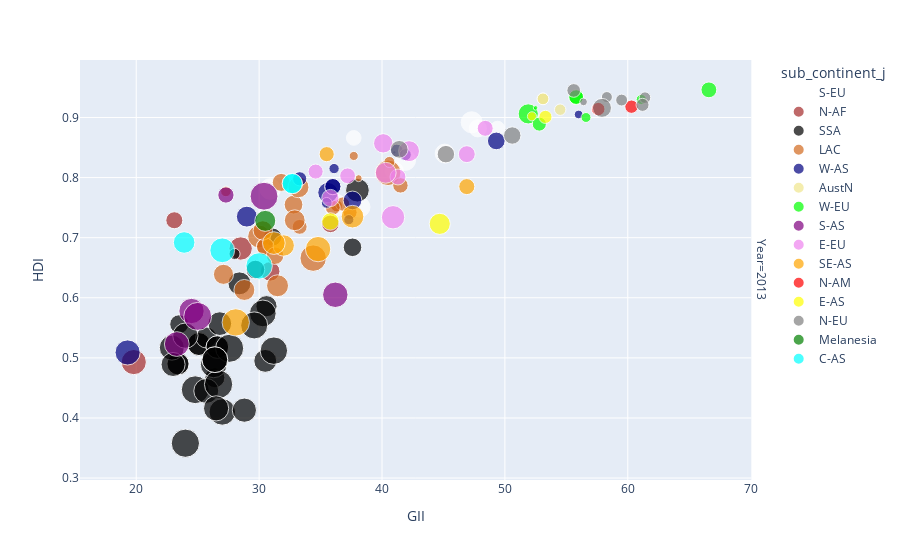
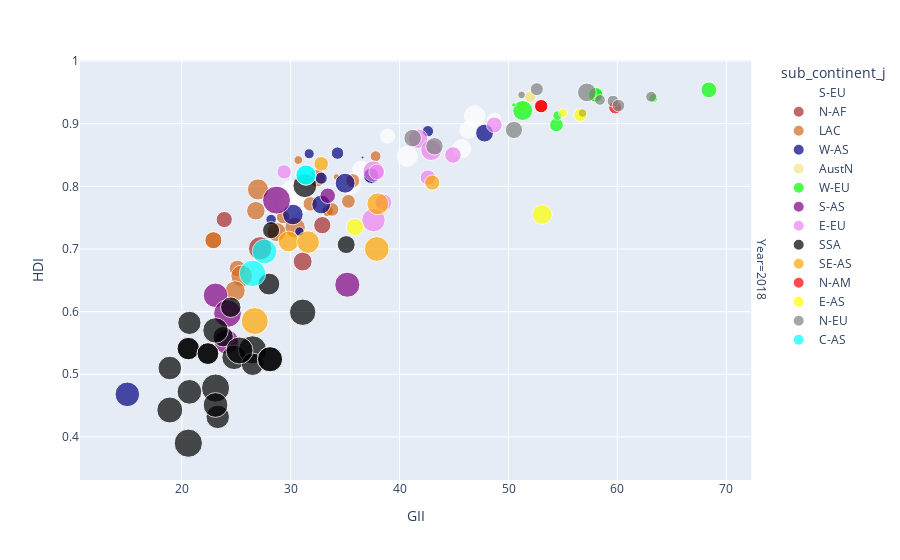

Notebook code for these charts, in order:
### Code cell
MERGED3[(MERGED3["Global Innovation Index"].isnull())& (MERGED3["Year"]==2013)]["Country or Area_x"].unique()
fig1 = px.scatter(MERGED3[~(MERGED3["Global Innovation Index"].isnull()) & (MERGED3["Year"]==2013)], x="Global Innovation Index", 
                 y="shdi", 
                 color="sub_continent_j", facet_row="Year",hover_name="Country Code_x",size="RURALPOP",
                 labels={"Global Innovation Index":"GII","shdi":"HDI"},
                 color_discrete_map=colormap1)
fig1.write_html("G:\SUBMISSIONNNNNN\GRAPHS AND PICTURES\GII2013.html")
fig2 = px.scatter(MERGED3[~(MERGED3["Global Innovation Index"].isnull()) & (MERGED3["Year"]==2018)], x="Global Innovation Index", 
                 y="shdi", 
                 color="sub_continent_j", facet_row="Year",hover_name="Country Code_x",size="RURALPOP",
                 labels={"Global Innovation Index":"GII","shdi":"HDI"},
                 color_discrete_map=colormap1)
#fig2.write_html("G:\SUBMISSIONNNNNN\GRAPHS AND PICTURES\GII2018.html")
fig1.show()
fig2.show()

### Figure 1 — Plotly figure (JSON) as saved in the notebook; plotly's stock layout.template omitted (floating-point values rounded to 4 significant figures)
{"data": [{"hovertemplate": "<b>%{hovertext}</b><br><br>sub_continent_j=S-EU<br>Year=2013<br>GII=%{x}<br>HDI=%{y}<br>RURALPOP=%{marker.size}<extra></extra>", "hovertext": ["ALB", "BIH", "HRV", "GRC", "ITA", "MLT", "MNE", "PRT", "MKD", "SRB", "SVN", "ESP"], "legendgroup": "S-EU", "marker": {"color": "white", "size": [44.61, 53.48, 44.29, 22.64, 31.02, 5.721, 34.86, 37.65, 42.81, 44.53, 46.67, 20.87], "sizemode": "area", "sizeref": 0.2101, "symbol": "circle"}, "mode": "markers", "name": "S-EU", "orientation": "v", "showlegend": true, "type": "scatter", "x": [30.9, 36.2, 41.9, 37.7, 47.8, 51.8, 41, 45.1, 38.2, 37.9, 47.3, 49.4], "xaxis": "x", "y": [0.781, 0.754, 0.829, 0.866, 0.882, null, 0.811, 0.84, 0.751, 0.778, 0.892, 0.882], "yaxis": "y"}, {"hovertemplate": "<b>%{hovertext}</b><br><br>sub_continent_j=N-AF<br>Year=2013<br>GII=%{x}<br>HDI=%{y}<br>RURALPOP=%{marker.size}<extra></extra>", "hovertext": ["DZA", "EGY", "MAR", "SDN", "TUN"], "legendgroup": "N-AF", "marker": {"color": "brown", "size": [30.42, 57.11, 40.3, 66.49, 32.5], "sizemode": "area", "sizeref": 0.2101, "symbol": "circle"}, "mode": "markers", "name": "N-AF", "orientation": "v", "showlegend": true, "type": "scatter", "x": [23.1, 28.5, 30.9, 19.8, 35.8], "xaxis": "x", "y": [0.729, 0.682, 0.644, 0.493, 0.723], "yaxis": "y"}, {"hovertemplate": "<b>%{hovertext}</b><br><br>sub_continent_j=SSA<br>Year=2013<br>GII=%{x}<br>HDI=%{y}<br>RURALPOP=%{marker.size}<extra></extra>", "hovertext": ["AGO", "BEN", "BEN", "BWA", "BFA", "CPV", "CMR", "CIV", "CIV", "ETH", "GAB", "GMB", "GHA", "GIN", "KEN", "SWZ", "LSO", "MDG", "MWI", "MLI", "MUS", "MOZ", "NAM", "NER", "NGA", "NGA", "RWA", "SEN", "ZAF", "TGO", "UGA", "TZA", "TZA", "ZMB", "ZWE"], "legendgroup": "SSA", "marker": {"color": "black", "size": [38.0, 55.36, 55.36, 34.43, 73.65, 36.68, 46.63, 51.41, 51.41, 81.42, 12.84, 42.18, 47.25, 65.45, 75.21, 77.0, 73.9, 66.12, 84.03, 61.6, 58.78, 66.64, 55.24, 83.79, 53.88, 53.88, 83.05, 54.98, 36.21, 60.94, 79.04, 69.8, 69.8, 59.13, 67.35], "sizemode": "area", "sizeref": 0.2101, "symbol": "circle"}, "mode": "markers", "name": "SSA", "orientation": "v", "showlegend": true, "type": "scatter", "x": [23.5, 25.1, 25.1, 31.1, 27, 29.7, 25.7, 23.4, 23.4, 24.8, 28, 26.4, 30.6, 25.7, 30.3, 29.6, 26.3, 22.9, 26.7, 28.8, 38, 26.5, 28.4, 24, 26.6, 26.6, 27.6, 30.5, 37.6, 23, 31.2, 26.4, 26.4, 26.8, 24], "xaxis": "x", "y": [0.556, 0.523, 0.523, 0.701, 0.41, 0.647, 0.534, 0.49, 0.49, 0.447, 0.673, 0.467, 0.586, 0.445, 0.574, 0.554, 0.489, 0.517, 0.456, 0.413, 0.779, 0.416, 0.624, 0.358, 0.518, 0.518, 0.516, 0.495, 0.684, 0.489, 0.512, 0.497, 0.497, 0.557, 0.537], "yaxis": "y"}, {"hovertemplate": "<b>%{hovertext}</b><br><br>sub_continent_j=LAC<br>Year=2013<br>GII=%{x}<br>HDI=%{y}<br>RURALPOP=%{marker.size}<extra></extra>", "hovertext": ["ARG", "BRB", "BLZ", "BOL", "BOL", "BRA", "BRA", "CHL", "COL", "CRI", "DOM", "ECU", "SLV", "GTM", "GUY", "HND", "JAM", "MEX", "NIC", "PAN", "PRY", "PER", "TTO", "URY", "VEN"], "legendgroup": "LAC", "marker": {"color": "chocolate", "size": [8.751, 68.57, 54.72, 32.3, 32.3, 14.79, 14.79, 12.75, 20.94, 25.03, 23.25, 36.88, 31.96, 50.69, 73.6, 46.14, 45.65, 21.3, 42.49, 33.95, 39.8, 23.01, 46.47, 5.157, 11.87], "sizemode": "area", "sizeref": 0.2101, "symbol": "circle"}, "mode": "markers", "name": "LAC", "orientation": "v", "showlegend": true, "type": "scatter", "x": [37.7, 40.5, 30, 30.5, 30.5, 36.3, 36.3, 40.6, 37.4, 41.5, 33.3, 32.8, 31.3, 31.5, 34.4, 28.8, 32.9, 36.8, 27.1, 31.8, 30.3, 36, 33.2, 38.1, 27.3], "xaxis": "x", "y": [0.836, 0.808, 0.702, 0.685, 0.685, 0.753, 0.753, 0.826, 0.742, 0.787, 0.718, 0.755, 0.67, 0.62, 0.666, 0.613, 0.729, 0.756, 0.639, 0.792, 0.712, 0.75, 0.784, 0.799, 0.777], "yaxis": "y"}, {"hovertemplate": "<b>%{hovertext}</b><br><br>sub_continent_j=W-AS<br>Year=2013<br>GII=%{x}<br>HDI=%{y}<br>RURALPOP=%{marker.size}<extra></extra>", "hovertext": ["ARM", "AZE", "BHR", "CYP", "GEO", "ISR", "JOR", "KWT", "LBN", "OMN", "QAT", "SAU", "SYR", "TUR", "TUR", "ARE", "YEM"], "legendgroup": "W-AS", "marker": {"color": "navy", "size": [36.84, 45.85, 11.17, 32.86, 43.31, 7.969, 10.88, 0, 12.21, 21.12, 1.215, 17.26, 47.47, 27.47, 27.47, 14.93, 66.44], "sizemode": "area", "sizeref": 0.2101, "symbol": "circle"}, "mode": "markers", "name": "W-AS", "orientation": "v", "showlegend": true, "type": "scatter", "x": [37.6, 29, 36.1, 49.3, 35.6, 56, 37.3, 40, 35.5, 33.3, 41, 41.2, 23.7, 36, 36, 41.9, 19.3], "xaxis": "x", "y": [0.762, 0.735, 0.815, 0.861, 0.775, 0.905, 0.73, 0.793, 0.758, 0.798, 0.842, 0.845, null, 0.785, 0.785, 0.838, 0.509], "yaxis": "y"}, {"hovertemplate": "<b>%{hovertext}</b><br><br>sub_continent_j=AustN<br>Year=2013<br>GII=%{x}<br>HDI=%{y}<br>RURALPOP=%{marker.size}<extra></extra>", "hovertext": ["AUS", "AUS", "NZL"], "legendgroup": "AustN", "marker": {"color": "khaki", "size": [14.5, 14.5, 13.78], "sizemode": "area", "sizeref": 0.2101, "symbol": "circle"}, "mode": "markers", "name": "AustN", "orientation": "v", "showlegend": true, "type": "scatter", "x": [53.1, 53.1, 54.5], "xaxis": "x", "y": [0.931, 0.931, 0.913], "yaxis": "y"}, {"hovertemplate": "<b>%{hovertext}</b><br><br>sub_continent_j=W-EU<br>Year=2013<br>GII=%{x}<br>HDI=%{y}<br>RURALPOP=%{marker.size}<extra></extra>", "hovertext": ["AUT", "BEL", "FRA", "DEU", "DEU", "LUX", "NLD", "CHE"], "legendgroup": "W-EU", "marker": {"color": "lime", "size": [42.66, 2.211, 20.86, 22.82, 22.82, 10.43, 10.81, 26.33], "sizemode": "area", "sizeref": 0.2101, "symbol": "circle"}, "mode": "markers", "name": "W-EU", "orientation": "v", "showlegend": true, "type": "scatter", "x": [51.9, 52.5, 52.8, 55.8, 55.8, 56.6, 61.1, 66.6], "xaxis": "x", "y": [0.906, 0.916, 0.889, 0.934, 0.934, 0.9, 0.93, 0.946], "yaxis": "y"}, {"hovertemplate": "<b>%{hovertext}</b><br><br>sub_continent_j=S-AS<br>Year=2013<br>GII=%{x}<br>HDI=%{y}<br>RURALPOP=%{marker.size}<extra></extra>", "hovertext": ["BGD", "IND", "IRN", "NPL", "PAK", "LKA"], "legendgroup": "S-AS", "marker": {"color": "purple", "size": [67.24, 68.0, 27.7, 82.19, 64.39, 81.8], "sizemode": "area", "sizeref": 0.2101, "symbol": "circle"}, "mode": "markers", "name": "S-AS", "orientation": "v", "showlegend": true, "type": "scatter", "x": [24.5, 36.2, 27.3, 25, 23.3, 30.4], "xaxis": "x", "y": [0.578, 0.605, 0.771, 0.569, 0.523, 0.769], "yaxis": "y"}, {"hovertemplate": "<b>%{hovertext}</b><br><br>sub_continent_j=E-EU<br>Year=2013<br>GII=%{x}<br>HDI=%{y}<br>RURALPOP=%{marker.size}<extra></extra>", "hovertext": ["BLR", "BGR", "CZE", "HUN", "POL", "MDA", "ROU", "RUS", "SVK", "UKR"], "legendgroup": "E-EU", "marker": {"color": "violet", "size": [23.8, 26.69, 26.71, 30.05, 39.47, 57.47, 46.06, 26.14, 45.86, 31.12], "sizemode": "area", "sizeref": 0.2101, "symbol": "circle"}, "mode": "markers", "name": "E-EU", "orientation": "v", "showlegend": true, "type": "scatter", "x": [34.6, 41.3, 48.4, 46.9, 40.1, 40.9, 40.3, 37.2, 42.2, 35.8], "xaxis": "x", "y": [0.81, 0.801, 0.882, 0.839, 0.857, 0.734, 0.808, 0.803, 0.844, 0.766], "yaxis": "y"}, {"hovertemplate": "<b>%{hovertext}</b><br><br>sub_continent_j=SE-AS<br>Year=2013<br>GII=%{x}<br>HDI=%{y}<br>RURALPOP=%{marker.size}<extra></extra>", "hovertext": ["BRN", "KHM", "IDN", "MYS", "PHL", "SGP", "THA", "VNM"], "legendgroup": "SE-AS", "marker": {"color": "orange", "size": [24.0, 78.59, 48.05, 27.07, 54.1, 0, 53.81, 67.57], "sizemode": "area", "sizeref": 0.2101, "symbol": "circle"}, "mode": "markers", "name": "SE-AS", "orientation": "v", "showlegend": true, "type": "scatter", "x": [35.5, 28.1, 32, 46.9, 31.2, 59.4, 37.6, 34.8], "xaxis": "x", "y": [0.839, 0.559, 0.687, 0.785, 0.691, 0.921, 0.735, 0.681], "yaxis": "y"}, {"hovertemplate": "<b>%{hovertext}</b><br><br>sub_continent_j=N-AM<br>Year=2013<br>GII=%{x}<br>HDI=%{y}<br>RURALPOP=%{marker.size}<extra></extra>", "hovertext": ["CAN", "CAN", "USA"], "legendgroup": "N-AM", "marker": {"color": "red", "size": [18.82, 18.82, 18.7], "sizemode": "area", "sizeref": 0.2101, "symbol": "circle"}, "mode": "markers", "name": "N-AM", "orientation": "v", "showlegend": true, "type": "scatter", "x": [57.6, 57.6, 60.3], "xaxis": "x", "y": [0.914, 0.914, 0.918], "yaxis": "y"}, {"hovertemplate": "<b>%{hovertext}</b><br><br>sub_continent_j=E-AS<br>Year=2013<br>GII=%{x}<br>HDI=%{y}<br>RURALPOP=%{marker.size}<extra></extra>", "hovertext": ["CHN", "JPN", "MNG", "KOR"], "legendgroup": "E-AS", "marker": {"color": "yellow", "size": [46.99, 8.774, 31.9, 18.22], "sizemode": "area", "sizeref": 0.2101, "symbol": "circle"}, "mode": "markers", "name": "E-AS", "orientation": "v", "showlegend": true, "type": "scatter", "x": [44.7, 52.2, 35.8, 53.3], "xaxis": "x", "y": [0.723, 0.902, 0.727, 0.901], "yaxis": "y"}, {"hovertemplate": "<b>%{hovertext}</b><br><br>sub_continent_j=N-EU<br>Year=2013<br>GII=%{x}<br>HDI=%{y}<br>RURALPOP=%{marker.size}<extra></extra>", "hovertext": ["DNK", "EST", "FIN", "ISL", "IRL", "LVA", "LTU", "NOR", "SWE", "GBR"], "legendgroup": "N-EU", "marker": {"color": "gray", "size": [12.71, 31.88, 14.88, 6.367, 37.86, 32.08, 33.01, 19.71, 14.06, 17.9], "sizemode": "area", "sizeref": 0.2101, "symbol": "circle"}, "mode": "markers", "name": "N-EU", "orientation": "v", "showlegend": true, "type": "scatter", "x": [58.3, 50.6, 59.5, 56.4, 57.9, 45.2, 41.4, 55.6, 61.4, 61.2], "xaxis": "x", "y": [0.934, 0.87, 0.929, 0.926, 0.916, 0.839, 0.847, 0.945, 0.933, 0.921], "yaxis": "y"}, {"hovertemplate": "<b>%{hovertext}</b><br><br>sub_continent_j=Melanesia<br>Year=2013<br>GII=%{x}<br>HDI=%{y}<br>RURALPOP=%{marker.size}<extra></extra>", "hovertext": ["FJI"], "legendgroup": "Melanesia", "marker": {"color": "green", "size": [46.29], "sizemode": "area", "sizeref": 0.2101, "symbol": "circle"}, "mode": "markers", "name": "Melanesia", "orientation": "v", "showlegend": true, "type": "scatter", "x": [30.5], "xaxis": "x", "y": [0.728], "yaxis": "y"}, {"hovertemplate": "<b>%{hovertext}</b><br><br>sub_continent_j=C-AS<br>Year=2013<br>GII=%{x}<br>HDI=%{y}<br>RURALPOP=%{marker.size}<extra></extra>", "hovertext": ["KAZ", "KAZ", "KGZ", "TJK", "UZB"], "legendgroup": "C-AS", "marker": {"color": "cyan", "size": [42.95, 42.95, 64.48, 73.41, 49.05], "sizemode": "area", "sizeref": 0.2101, "symbol": "circle"}, "mode": "markers", "name": "C-AS", "orientation": "v", "showlegend": true, "type": "scatter", "x": [32.7, 32.7, 27, 30, 23.9], "xaxis": "x", "y": [0.79, 0.79, 0.679, 0.653, 0.692], "yaxis": "y"}], "layout": {"annotations": [{"font": {}, "showarrow": false, "text": "Year=2013", "textangle": 90, "x": 0.98, "xanchor": "left", "xref": "paper", "y": 0.5, "yanchor": "middle", "yref": "paper"}], "legend": {"itemsizing": "constant", "title": {"text": "sub_continent_j"}, "tracegroupgap": 0}, "margin": {"t": 60}, "xaxis": {"anchor": "y", "domain": [0, 0.98], "title": {"text": "GII"}}, "yaxis": {"anchor": "x", "domain": [0, 1], "title": {"text": "HDI"}}}}

### Figure 2 — Plotly figure (JSON) as saved in the notebook; plotly's stock layout.template omitted (floating-point values rounded to 4 significant figures)
{"data": [{"hovertemplate": "<b>%{hovertext}</b><br><br>sub_continent_j=S-EU<br>Year=2018<br>GII=%{x}<br>HDI=%{y}<br>RURALPOP=%{marker.size}<extra></extra>", "hovertext": ["ALB", "BIH", "HRV", "GRC", "ITA", "MLT", "MNE", "PRT", "MKD", "SRB", "SVN", "ESP"], "legendgroup": "S-EU", "marker": {"color": "white", "size": [39.68, 51.76, 43.05, 20.94, 29.56, 5.388, 33.19, 34.79, 42.04, 43.91, 45.46, 19.68], "sizemode": "area", "sizeref": 0.2089, "symbol": "circle"}, "mode": "markers", "name": "S-EU", "orientation": "v", "showlegend": true, "type": "scatter", "x": [30, 31.1, 40.7, 38.9, 46.3, 50.3, 36.5, 45.7, 29.9, 35.5, 46.9, 48.7], "xaxis": "x", "y": [0.793, 0.777, 0.848, 0.88, 0.89, null, 0.826, 0.86, 0.77, 0.804, 0.912, 0.906], "yaxis": "y"}, {"hovertemplate": "<b>%{hovertext}</b><br><br>sub_continent_j=N-AF<br>Year=2018<br>GII=%{x}<br>HDI=%{y}<br>RURALPOP=%{marker.size}<extra></extra>", "hovertext": ["DZA", "EGY", "MAR", "TUN"], "legendgroup": "N-AF", "marker": {"color": "brown", "size": [27.37, 57.3, 37.55, 31.06], "sizemode": "area", "sizeref": 0.2089, "symbol": "circle"}, "mode": "markers", "name": "N-AF", "orientation": "v", "showlegend": true, "type": "scatter", "x": [23.9, 27.2, 31.1, 32.9], "xaxis": "x", "y": [0.747, 0.701, 0.68, 0.738], "yaxis": "y"}, {"hovertemplate": "<b>%{hovertext}</b><br><br>sub_continent_j=LAC<br>Year=2018<br>GII=%{x}<br>HDI=%{y}<br>RURALPOP=%{marker.size}<extra></extra>", "hovertext": ["ARG", "BOL", "BOL", "BRA", "BRA", "CHL", "COL", "CRI", "DOM", "ECU", "SLV", "GTM", "HND", "JAM", "MEX", "PAN", "PRY", "PER", "TTO", "URY"], "legendgroup": "LAC", "marker": {"color": "chocolate", "size": [8.13, 30.58, 30.58, 13.43, 13.43, 12.44, 19.22, 20.66, 18.93, 36.18, 27.98, 48.95, 42.9, 44.33, 19.84, 32.29, 38.41, 22.09, 46.82, 4.666], "sizemode": "area", "sizeref": 0.2089, "symbol": "circle"}, "mode": "markers", "name": "LAC", "orientation": "v", "showlegend": true, "type": "scatter", "x": [30.7, 22.9, 22.9, 33.4, 33.4, 37.8, 33.8, 35.7, 29.3, 26.8, 25.1, 25.5, 24.9, 30.4, 35.3, 32.4, 28.7, 31.8, 27, 34.2], "xaxis": "x", "y": [0.842, 0.714, 0.714, 0.761, 0.761, 0.848, 0.763, 0.809, 0.751, 0.761, 0.669, 0.657, 0.633, 0.734, 0.776, 0.813, 0.727, 0.772, 0.795, 0.815], "yaxis": "y"}, {"hovertemplate": "<b>%{hovertext}</b><br><br>sub_continent_j=W-AS<br>Year=2018<br>GII=%{x}<br>HDI=%{y}<br>RURALPOP=%{marker.size}<extra></extra>", "hovertext": ["ARM", "AZE", "BHR", "CYP", "GEO", "ISR", "JOR", "KWT", "LBN", "OMN", "QAT", "SAU", "TUR", "TUR", "ARE", "YEM"], "legendgroup": "W-AS", "marker": {"color": "navy", "size": [36.85, 44.32, 10.71, 33.19, 41.37, 7.582, 9.021, 0, 11.41, 15.46, 0.865, 16.16, 24.86, 24.86, 13.48, 63.36], "sizemode": "area", "sizeref": 0.2089, "symbol": "circle"}, "mode": "markers", "name": "W-AS", "orientation": "v", "showlegend": true, "type": "scatter", "x": [32.8, 30.2, 31.7, 47.8, 35, 56.8, 30.8, 34.4, 28.2, 32.8, 36.6, 34.3, 37.4, 37.4, 42.6, 15], "xaxis": "x", "y": [0.771, 0.755, 0.852, 0.885, 0.805, 0.917, 0.728, 0.806, 0.747, 0.813, 0.846, 0.853, 0.817, 0.817, 0.888, 0.468], "yaxis": "y"}, {"hovertemplate": "<b>%{hovertext}</b><br><br>sub_continent_j=AustN<br>Year=2018<br>GII=%{x}<br>HDI=%{y}<br>RURALPOP=%{marker.size}<extra></extra>", "hovertext": ["AUS", "AUS", "NZL"], "legendgroup": "AustN", "marker": {"color": "khaki", "size": [13.99, 13.99, 13.46], "sizemode": "area", "sizeref": 0.2089, "symbol": "circle"}, "mode": "markers", "name": "AustN", "orientation": "v", "showlegend": true, "type": "scatter", "x": [52, 52, 51.3], "xaxis": "x", "y": [0.943, 0.943, 0.928], "yaxis": "y"}, {"hovertemplate": "<b>%{hovertext}</b><br><br>sub_continent_j=W-EU<br>Year=2018<br>GII=%{x}<br>HDI=%{y}<br>RURALPOP=%{marker.size}<extra></extra>", "hovertext": ["AUT", "BEL", "FRA", "DEU", "DEU", "LUX", "NLD", "CHE"], "legendgroup": "W-EU", "marker": {"color": "lime", "size": [41.7, 1.999, 19.56, 22.69, 22.69, 9.019, 8.51, 26.2], "sizemode": "area", "sizeref": 0.2089, "symbol": "circle"}, "mode": "markers", "name": "W-EU", "orientation": "v", "showlegend": true, "type": "scatter", "x": [51.3, 50.5, 54.4, 58, 58, 54.5, 63.3, 68.4], "xaxis": "x", "y": [0.921, 0.93, 0.898, 0.946, 0.946, 0.913, 0.941, 0.954], "yaxis": "y"}, {"hovertemplate": "<b>%{hovertext}</b><br><br>sub_continent_j=S-AS<br>Year=2018<br>GII=%{x}<br>HDI=%{y}<br>RURALPOP=%{marker.size}<extra></extra>", "hovertext": ["BGD", "IND", "IRN", "NPL", "PAK", "LKA"], "legendgroup": "S-AS", "marker": {"color": "purple", "size": [63.37, 65.97, 25.1, 80.26, 63.33, 81.52], "sizemode": "area", "sizeref": 0.2089, "symbol": "circle"}, "mode": "markers", "name": "S-AS", "orientation": "v", "showlegend": true, "type": "scatter", "x": [23.1, 35.2, 33.4, 24.2, 24.1, 28.7], "xaxis": "x", "y": [0.626, 0.643, 0.785, 0.597, 0.552, 0.778], "yaxis": "y"}, {"hovertemplate": "<b>%{hovertext}</b><br><br>sub_continent_j=E-EU<br>Year=2018<br>GII=%{x}<br>HDI=%{y}<br>RURALPOP=%{marker.size}<extra></extra>", "hovertext": ["BLR", "BGR", "CZE", "HUN", "POL", "MDA", "ROU", "RUS", "SVK", "UKR"], "legendgroup": "E-EU", "marker": {"color": "violet", "size": [21.41, 24.99, 26.21, 28.65, 39.94, 57.37, 46.0, 25.57, 46.27, 30.65], "sizemode": "area", "sizeref": 0.2089, "symbol": "circle"}, "mode": "markers", "name": "E-EU", "orientation": "v", "showlegend": true, "type": "scatter", "x": [29.4, 42.6, 48.7, 44.9, 41.7, 37.6, 37.6, 37.9, 42.9, 38.5], "xaxis": "x", "y": [0.823, 0.814, 0.898, 0.85, 0.876, 0.746, 0.824, 0.823, 0.858, 0.774], "yaxis": "y"}, {"hovertemplate": "<b>%{hovertext}</b><br><br>sub_continent_j=SSA<br>Year=2018<br>GII=%{x}<br>HDI=%{y}<br>RURALPOP=%{marker.size}<extra></extra>", "hovertext": ["BEN", "BEN", "BWA", "BFA", "CMR", "GHA", "GIN", "KEN", "MDG", "MWI", "MLI", "MUS", "MOZ", "NAM", "NER", "NGA", "NGA", "RWA", "SEN", "ZAF", "TGO", "UGA", "TZA", "TZA", "ZMB", "ZWE"], "legendgroup": "SSA", "marker": {"color": "black", "size": [52.69, 52.69, 30.55, 70.64, 43.63, 43.94, 63.86, 72.97, 62.81, 83.06, 57.64, 59.21, 64.01, 49.97, 83.58, 49.66, 49.66, 82.79, 52.81, 33.64, 58.3, 76.23, 66.22, 66.22, 56.48, 67.79], "sizemode": "area", "sizeref": 0.2089, "symbol": "circle"}, "mode": "markers", "name": "SSA", "orientation": "v", "showlegend": true, "type": "scatter", "x": [20.6, 20.6, 28.2, 18.9, 23.8, 24.5, 20.7, 31.1, 24.8, 23.1, 23.3, 31.3, 23.1, 28, 20.6, 22.4, 22.4, 26.5, 26.5, 35.1, 18.9, 25.3, 28.1, 28.1, 20.7, 23.1], "xaxis": "x", "y": [0.541, 0.541, 0.73, 0.443, 0.56, 0.607, 0.472, 0.599, 0.527, 0.478, 0.432, 0.801, 0.451, 0.644, 0.39, 0.533, 0.533, 0.539, 0.516, 0.707, 0.51, 0.538, 0.524, 0.524, 0.582, 0.57], "yaxis": "y"}, {"hovertemplate": "<b>%{hovertext}</b><br><br>sub_continent_j=SE-AS<br>Year=2018<br>GII=%{x}<br>HDI=%{y}<br>RURALPOP=%{marker.size}<extra></extra>", "hovertext": ["BRN", "KHM", "IDN", "MYS", "PHL", "SGP", "THA", "VNM"], "legendgroup": "SE-AS", "marker": {"color": "orange", "size": [22.37, 76.61, 44.67, 23.96, 53.09, 0, 50.05, 64.08], "sizemode": "area", "sizeref": 0.2089, "symbol": "circle"}, "mode": "markers", "name": "SE-AS", "orientation": "v", "showlegend": true, "type": "scatter", "x": [32.8, 26.7, 29.8, 43, 31.6, 59.8, 38, 37.9], "xaxis": "x", "y": [0.836, 0.585, 0.712, 0.806, 0.711, 0.936, 0.772, 0.7], "yaxis": "y"}, {"hovertemplate": "<b>%{hovertext}</b><br><br>sub_continent_j=N-AM<br>Year=2018<br>GII=%{x}<br>HDI=%{y}<br>RURALPOP=%{marker.size}<extra></extra>", "hovertext": ["CAN", "CAN", "USA"], "legendgroup": "N-AM", "marker": {"color": "red", "size": [18.59, 18.59, 17.74], "sizemode": "area", "sizeref": 0.2089, "symbol": "circle"}, "mode": "markers", "name": "N-AM", "orientation": "v", "showlegend": true, "type": "scatter", "x": [53, 53, 59.8], "xaxis": "x", "y": [0.928, 0.928, 0.926], "yaxis": "y"}, {"hovertemplate": "<b>%{hovertext}</b><br><br>sub_continent_j=E-AS<br>Year=2018<br>GII=%{x}<br>HDI=%{y}<br>RURALPOP=%{marker.size}<extra></extra>", "hovertext": ["CHN", "JPN", "MNG", "KOR"], "legendgroup": "E-AS", "marker": {"color": "yellow", "size": [40.85, 8.384, 31.56, 18.54], "sizemode": "area", "sizeref": 0.2089, "symbol": "circle"}, "mode": "markers", "name": "E-AS", "orientation": "v", "showlegend": true, "type": "scatter", "x": [53.1, 55, 35.9, 56.6], "xaxis": "x", "y": [0.755, 0.917, 0.735, 0.914], "yaxis": "y"}, {"hovertemplate": "<b>%{hovertext}</b><br><br>sub_continent_j=N-EU<br>Year=2018<br>GII=%{x}<br>HDI=%{y}<br>RURALPOP=%{marker.size}<extra></extra>", "hovertext": ["DNK", "EST", "FIN", "ISL", "IRL", "LVA", "LTU", "NOR", "SWE", "GBR"], "legendgroup": "N-EU", "marker": {"color": "gray", "size": [12.13, 31.12, 14.62, 6.187, 36.83, 31.86, 32.32, 17.75, 12.57, 16.6], "sizemode": "area", "sizeref": 0.2089, "symbol": "circle"}, "mode": "markers", "name": "N-EU", "orientation": "v", "showlegend": true, "type": "scatter", "x": [58.4, 50.5, 59.6, 51.2, 57.2, 43.2, 41.2, 52.6, 63.1, 60.1], "xaxis": "x", "y": [0.938, 0.89, 0.936, 0.946, 0.95, 0.864, 0.877, 0.955, 0.943, 0.929], "yaxis": "y"}, {"hovertemplate": "<b>%{hovertext}</b><br><br>sub_continent_j=C-AS<br>Year=2018<br>GII=%{x}<br>HDI=%{y}<br>RURALPOP=%{marker.size}<extra></extra>", "hovertext": ["KAZ", "KAZ", "KGZ", "TJK"], "legendgroup": "C-AS", "marker": {"color": "cyan", "size": [42.57, 42.57, 63.65, 72.87], "sizemode": "area", "sizeref": 0.2089, "symbol": "circle"}, "mode": "markers", "name": "C-AS", "orientation": "v", "showlegend": true, "type": "scatter", "x": [31.4, 31.4, 27.6, 26.5], "xaxis": "x", "y": [0.818, 0.818, 0.696, 0.661], "yaxis": "y"}], "layout": {"annotations": [{"font": {}, "showarrow": false, "text": "Year=2018", "textangle": 90, "x": 0.98, "xanchor": "left", "xref": "paper", "y": 0.5, "yanchor": "middle", "yref": "paper"}], "legend": {"itemsizing": "constant", "title": {"text": "sub_continent_j"}, "tracegroupgap": 0}, "margin": {"t": 60}, "xaxis": {"anchor": "y", "domain": [0, 0.98], "title": {"text": "GII"}}, "yaxis": {"anchor": "x", "domain": [0, 1], "title": {"text": "HDI"}}}}
